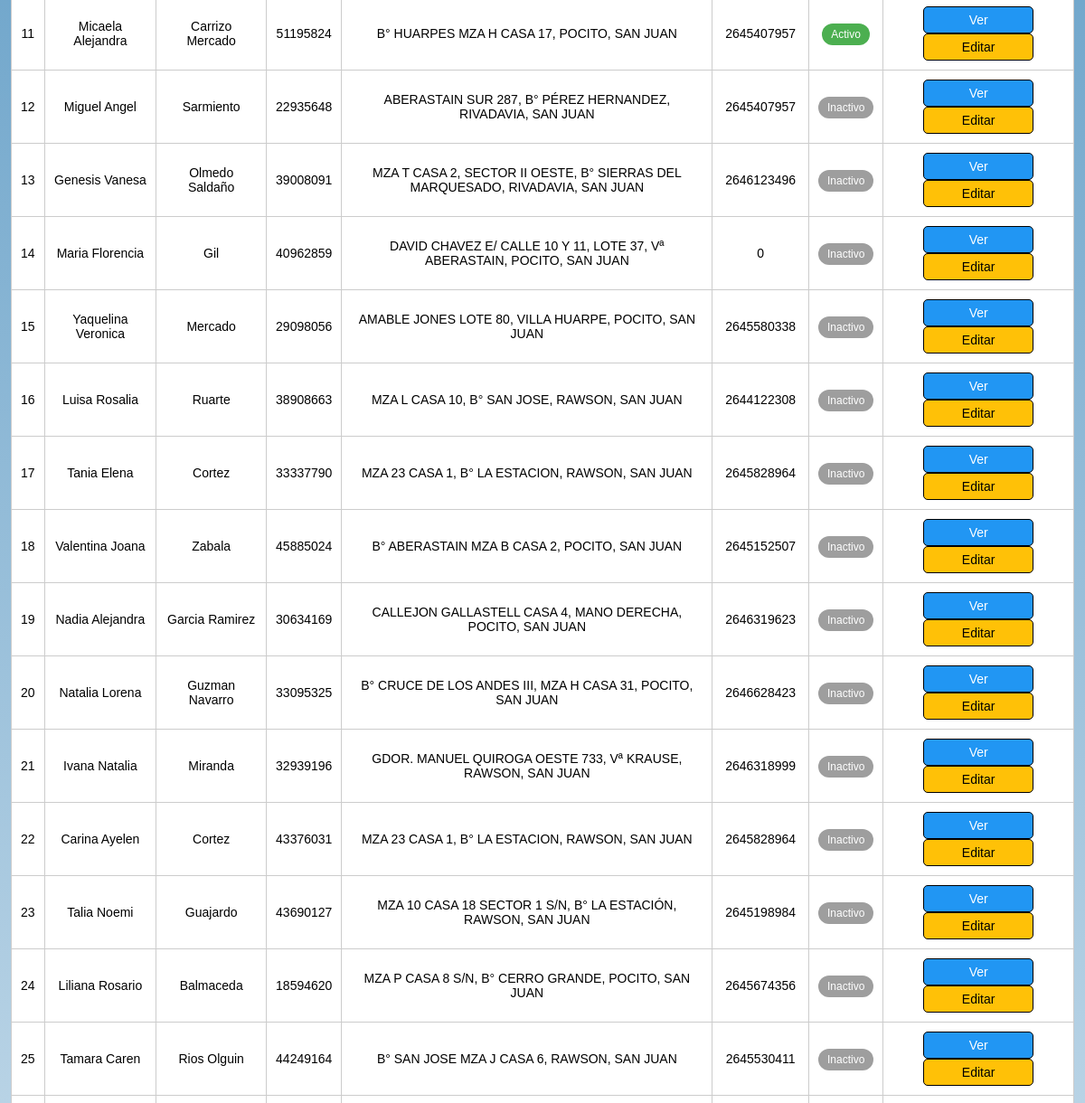
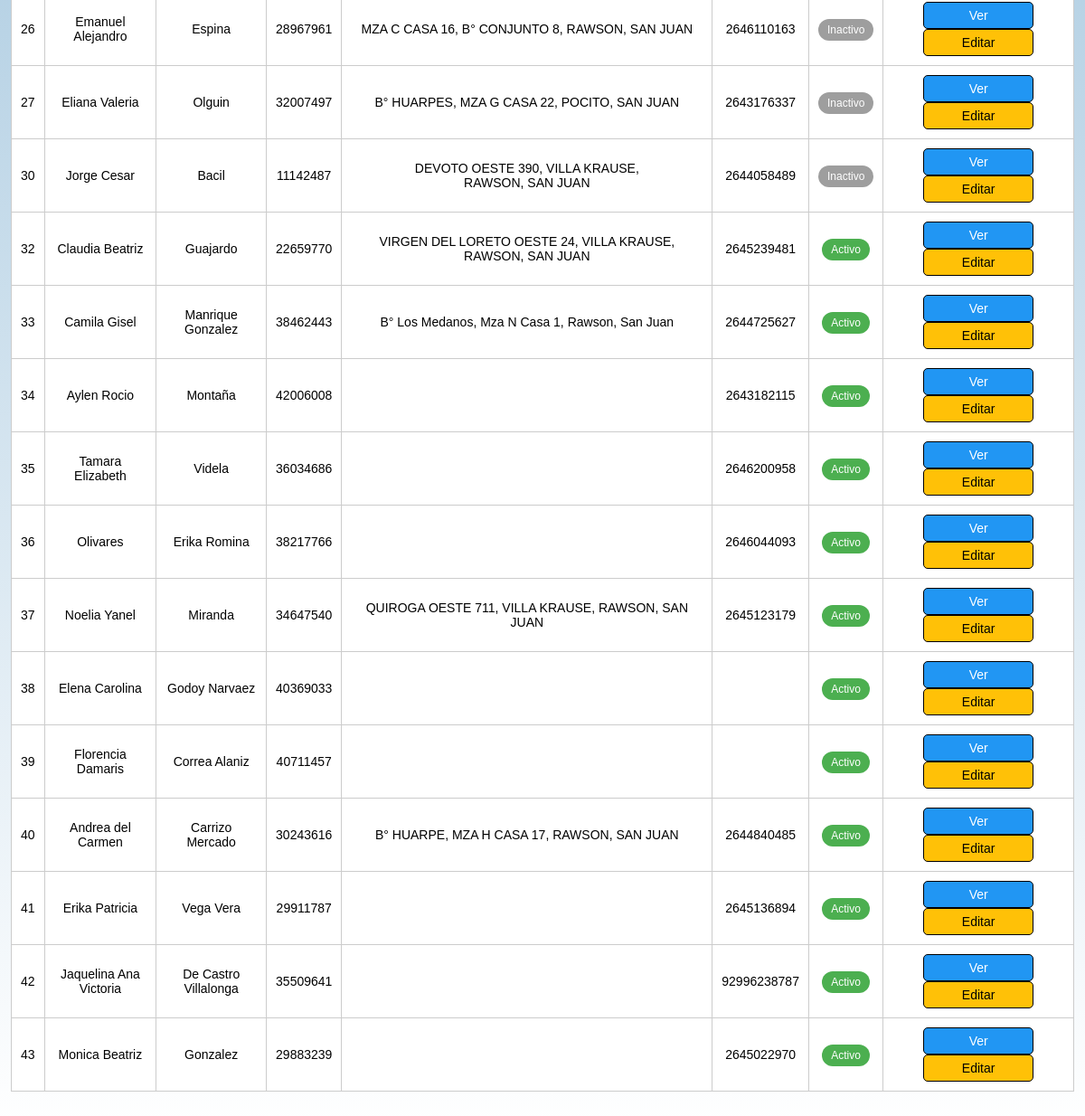
The app's page /src/modules/clientes/index_clientes.php (lower part), older data (2 pictures, top to bottom).
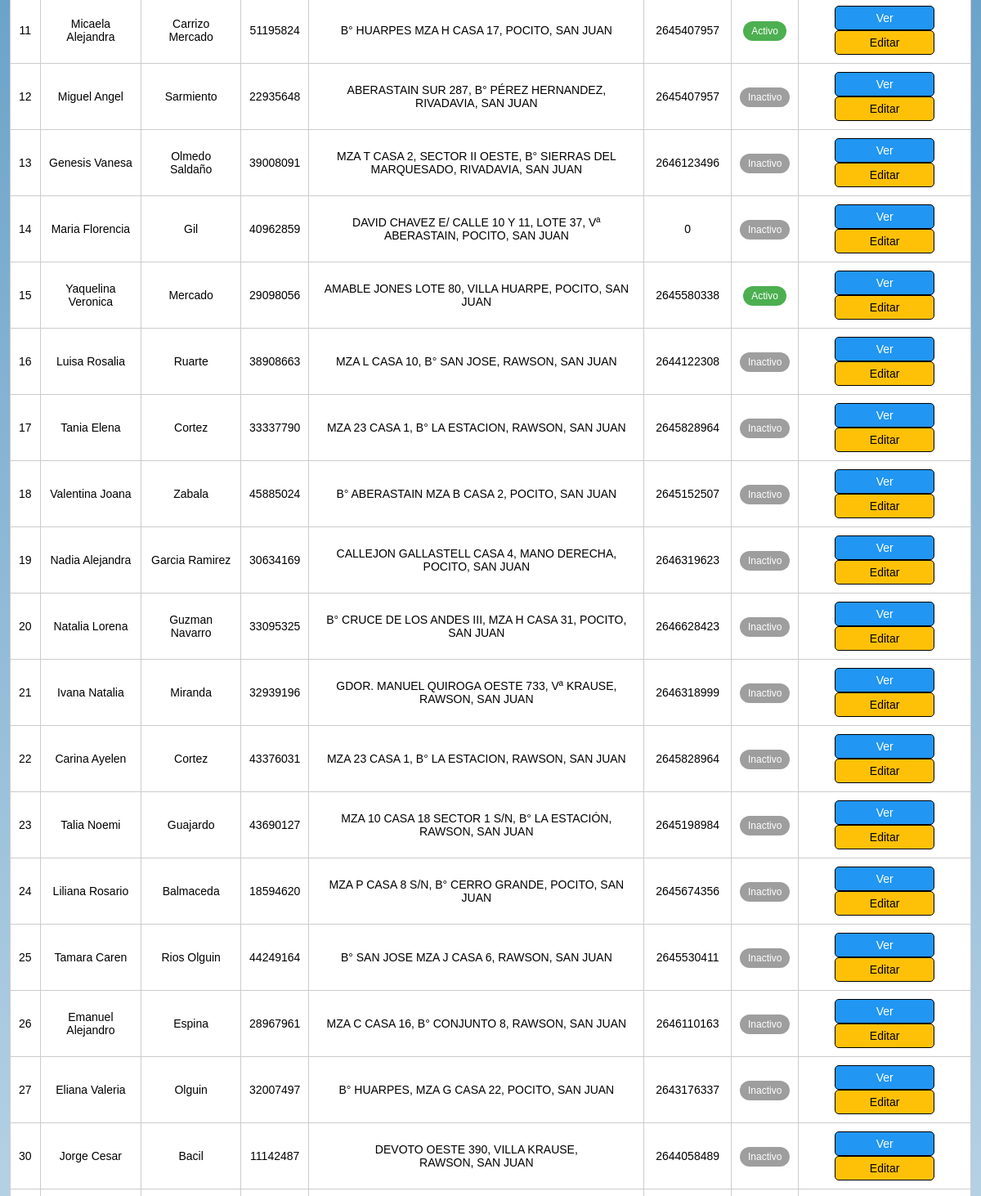
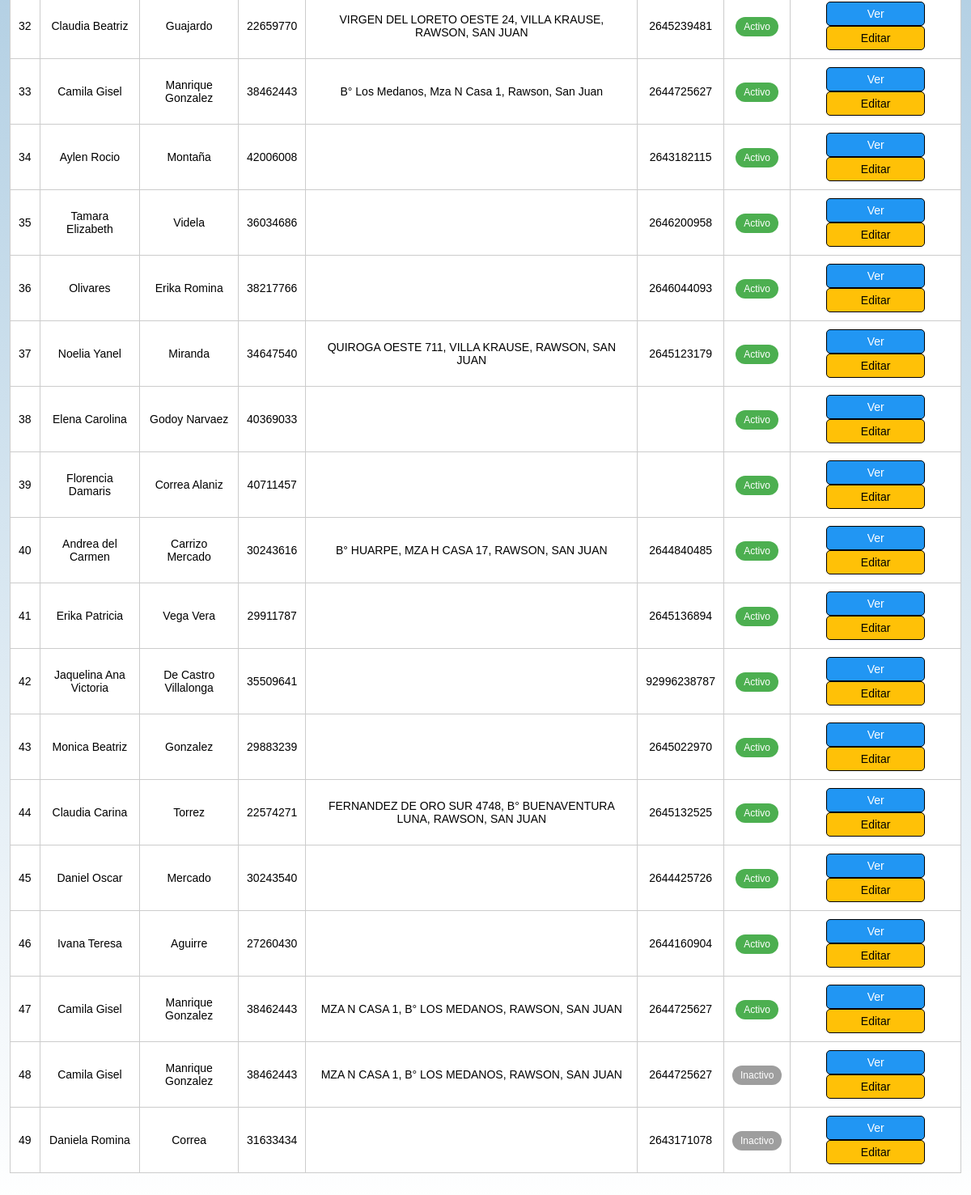
The same page, newer data (2 pictures, top to bottom).
### tables this page shows
CREATE TABLE `clientes` (
  `id_cliente` int(10) UNSIGNED NOT NULL,
  `nombre` text NOT NULL,
  `apellido` text NOT NULL,
  `dni` varchar(20) NOT NULL,
  `domicilio` varchar(100) NOT NULL,
  `telefono` varchar(20) NOT NULL,
  `estado` enum('Activo','Deudor','Inactivo') NOT NULL
);

### src/modules/clientes/index_clientes.php (the view, shortened to what this page needs)
<?php
require_once '../../config/database.php';
$estado = isset($_GET['estado']) ? $_GET['estado'] : '';
$query = "SELECT id_cliente, nombre, apellido, dni, domicilio, telefono, estado
          FROM clientes
          WHERE 1";
$result = $conn->query($query);
?>
<!DOCTYPE html>
<html lang="es">
<head>
    <link rel="stylesheet" href="../../../style/style.css">
</head>
<body>
        <a href="index_clientes.php?estado=Inactivo" class="<?php echo $estado == 'Inactivo' ? 'activo' : ''; ?>">Inactivos (<?php echo contar_clientes('Inactivo'); ?>)</a>
    <table>
        <tbody>
            <?php if ($result->num_rows > 0): ?>
                <?php while ($cliente = $result->fetch_assoc()): ?>
                    <tr class="estado-<?php echo strtolower($cliente['estado']); ?>">
                        <td><?php echo $cliente['id_cliente']; ?></td>
                        <td><?php echo htmlspecialchars($cliente['nombre']); ?></td>
                        <td><?php echo htmlspecialchars($cliente['apellido']); ?></td>
                        <td><?php echo $cliente['dni']; ?></td>
                        <td><?php echo htmlspecialchars($cliente['domicilio']); ?></td>
                        <td><?php echo $cliente['telefono']; ?></td>
                        <td>
                            <span class="badge-estado <?php echo strtolower($cliente['estado']); ?>">
                                <?php echo $cliente['estado']; ?>
                            </span>
                        </td>
                        <td>
                            <a href="detalle_cliente.php?id_cliente=<?php echo $cliente['id_cliente']; ?>" class="btn-ver">Ver</a>
                            <a href="editar_cliente.php?id_cliente=<?php echo $cliente['id_cliente']; ?>" class="btn-editar">Editar</a>
                        </td>
                    </tr>
                <?php endwhile; ?>
            <?php else: ?>
                <tr>
                    <td colspan="8" class="sin-resultados">No se encontraron clientes</td>
                </tr>
            <?php endif; ?>
        </tbody>
    </table>
</body>
</html>
<?php
function contar_clientes($estado)
{
    global $conn;
    $query = "SELECT COUNT(*) AS total FROM clientes WHERE estado = '" . $conn->real_escape_string($estado) . "'";
    $result = $conn->query($query);
    return $result->fetch_assoc()['total'];
}
?>

### style/style.css (style rules this page uses)
body { background: linear-gradient(to bottom, #3380B5, white); font-family: sans-serif; margin: 0; padding: 0; height: 100%; width: 100%; display: flex; flex-direction: column; }
table { text-align: center; width: 98%; border-collapse: collapse; border: 1px solid black; margin: 50px auto; background: white; }
tr { border-bottom: 1px solid #cccccc; width: 100%; }
a, input[type="submit"], button { font-size: 14px; text-align: center; width: 100px; display: inline-block; background-color: #FABD44; padding: 6px 10px; border-radius: 5px; text-decoration: none; color: black; border: 1px solid black; cursor: pointer; }
.badge-estado { padding: 5px 10px; border-radius: 15px; font-size: 12px; }
.badge-estado.activo { background: #4CAF50; color: white; }
.badge-estado.inactivo { background: #9E9E9E; color: white; }
.btn-editar { background: #FFC107 !important; }
.btn-ver { background: #2196F3 !important; color: white !important; }
.activo { background-color: #d4edda; color: #155724; }

Row changes from the older to the newer data that the page shows:
changed clientes "Yaquelina Veronica": estado "Inactivo" → "Activo"
added clientes: id_cliente "44", nombre "Claudia Carina", apellido "Torrez", dni "22574271", domicilio "FERNANDEZ DE ORO SUR 4748, B° BUENAVENTURA LUNA, RAWSON, SAN JUAN", telefono "2645132525", estado "Activo"
added clientes: id_cliente "45", nombre "Daniel Oscar", apellido "Mercado", dni "30243540", telefono "2644425726", estado "Activo"
added clientes: id_cliente "46", nombre "Ivana Teresa", apellido "Aguirre", dni "27260430", telefono "2644160904", estado "Activo"
added clientes: id_cliente "47", nombre "Camila Gisel", apellido "Manrique Gonzalez", dni "38462443", domicilio "MZA N CASA 1, B° LOS MEDANOS, RAWSON, SAN JUAN", telefono "2644725627", estado "Activo"
added clientes: id_cliente "48", nombre "Camila Gisel", apellido "Manrique Gonzalez", dni "38462443", domicilio "MZA N CASA 1, B° LOS MEDANOS, RAWSON, SAN JUAN", telefono "2644725627", estado "Inactivo"
added clientes: id_cliente "49", nombre "Daniela Romina", apellido "Correa", dni "31633434", telefono "2643171078", estado "Inactivo"
